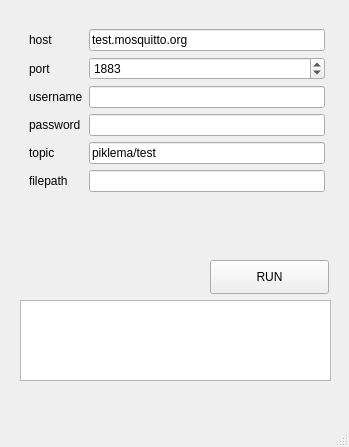
<?xml version="1.0" encoding="UTF-8"?>
<ui version="4.0">
 <class>MainWindow</class>
 <widget class="QMainWindow" name="MainWindow">
  <property name="geometry">
   <rect>
    <x>0</x>
    <y>0</y>
    <width>349</width>
    <height>447</height>
   </rect>
  </property>
  <property name="windowTitle">
   <string>MQTTRun</string>
  </property>
  <widget class="QWidget" name="centralwidget">
   <widget class="QPushButton" name="pushButton_RUN">
    <property name="geometry">
     <rect>
      <x>210</x>
      <y>260</y>
      <width>119</width>
      <height>34</height>
     </rect>
    </property>
    <property name="text">
     <string>RUN</string>
    </property>
   </widget>
   <widget class="QPlainTextEdit" name="log">
    <property name="enabled">
     <bool>true</bool>
    </property>
    <property name="geometry">
     <rect>
      <x>350</x>
      <y>30</y>
      <width>591</width>
      <height>351</height>
     </rect>
    </property>
    <property name="sizePolicy">
     <sizepolicy hsizetype="Preferred" vsizetype="Expanding">
      <horstretch>0</horstretch>
      <verstretch>0</verstretch>
     </sizepolicy>
    </property>
    <property name="readOnly">
     <bool>true</bool>
    </property>
    <property name="plainText">
     <string/>
    </property>
   </widget>
   <widget class="QFrame" name="frame">
    <property name="geometry">
     <rect>
      <x>20</x>
      <y>20</y>
      <width>314</width>
      <height>246</height>
     </rect>
    </property>
    <property name="sizePolicy">
     <sizepolicy hsizetype="Maximum" vsizetype="Preferred">
      <horstretch>0</horstretch>
      <verstretch>0</verstretch>
     </sizepolicy>
    </property>
    <property name="autoFillBackground">
     <bool>false</bool>
    </property>
    <layout class="QFormLayout" name="formLayout">
     <item row="0" column="0">
      <widget class="QLabel" name="label">
       <property name="text">
        <string>host</string>
       </property>
      </widget>
     </item>
     <item row="0" column="1">
      <widget class="QLineEdit" name="lineEdit_host">
       <property name="sizePolicy">
        <sizepolicy hsizetype="Expanding" vsizetype="Fixed">
         <horstretch>0</horstretch>
         <verstretch>0</verstretch>
        </sizepolicy>
       </property>
       <property name="text">
        <string>test.mosquitto.org</string>
       </property>
      </widget>
     </item>
     <item row="1" column="0">
      <widget class="QLabel" name="label_2">
       <property name="text">
        <string>port</string>
       </property>
      </widget>
     </item>
     <item row="2" column="0">
      <widget class="QLabel" name="label_4">
       <property name="text">
        <string>username</string>
       </property>
      </widget>
     </item>
     <item row="2" column="1">
      <widget class="QLineEdit" name="lineEdit_username">
       <property name="sizePolicy">
        <sizepolicy hsizetype="Expanding" vsizetype="Fixed">
         <horstretch>0</horstretch>
         <verstretch>0</verstretch>
        </sizepolicy>
       </property>
       <property name="text">
        <string/>
       </property>
      </widget>
     </item>
     <item row="3" column="0">
      <widget class="QLabel" name="label_3">
       <property name="text">
        <string>password</string>
       </property>
      </widget>
     </item>
     <item row="3" column="1">
      <widget class="QLineEdit" name="lineEdit_password">
       <property name="sizePolicy">
        <sizepolicy hsizetype="Expanding" vsizetype="Fixed">
         <horstretch>0</horstretch>
         <verstretch>0</verstretch>
        </sizepolicy>
       </property>
       <property name="text">
        <string/>
       </property>
       <property name="echoMode">
        <enum>QLineEdit::PasswordEchoOnEdit</enum>
       </property>
      </widget>
     </item>
     <item row="4" column="0">
      <widget class="QLabel" name="label_5">
       <property name="text">
        <string>topic</string>
       </property>
      </widget>
     </item>
     <item row="4" column="1">
      <widget class="QLineEdit" name="lineEdit_topic">
       <property name="sizePolicy">
        <sizepolicy hsizetype="Expanding" vsizetype="Fixed">
         <horstretch>0</horstretch>
         <verstretch>0</verstretch>
        </sizepolicy>
       </property>
       <property name="text">
        <string>piklema/test</string>
       </property>
      </widget>
     </item>
     <item row="5" column="0">
      <widget class="QLabel" name="label_6">
       <property name="text">
        <string>filepath</string>
       </property>
      </widget>
     </item>
     <item row="5" column="1">
      <widget class="QLineEdit" name="lineEdit_filepath">
       <property name="sizePolicy">
        <sizepolicy hsizetype="Expanding" vsizetype="Fixed">
         <horstretch>0</horstretch>
         <verstretch>0</verstretch>
        </sizepolicy>
       </property>
       <property name="text">
        <string/>
       </property>
      </widget>
     </item>
     <item row="1" column="1">
      <widget class="QSpinBox" name="spinBox_port">
       <property name="maximum">
        <number>65535</number>
       </property>
       <property name="value">
        <number>1883</number>
       </property>
      </widget>
     </item>
    </layout>
   </widget>
   <widget class="QPlainTextEdit" name="summary">
    <property name="geometry">
     <rect>
      <x>20</x>
      <y>300</y>
      <width>311</width>
      <height>81</height>
     </rect>
    </property>
   </widget>
  </widget>
  <widget class="QMenuBar" name="menubar">
   <property name="geometry">
    <rect>
     <x>0</x>
     <y>0</y>
     <width>349</width>
     <height>31</height>
    </rect>
   </property>
  </widget>
  <widget class="QStatusBar" name="statusbar"/>
 </widget>
 <resources/>
 <connections/>
</ui>
